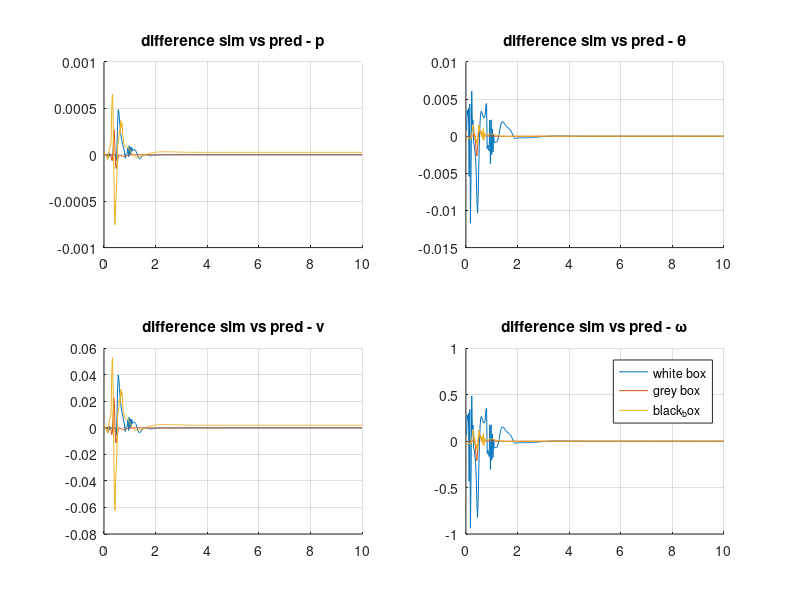

Source code (MATLAB):
close all

%%

load sim_white_box_nom

figure(2);
subplot(221)
hold on
grid on
plot(time(2:end),state_sim(2:end,1)-one_step_pred(:,1));
title('difference sim vs pred - p');
subplot(222)
hold on
grid on
plot(time(2:end),state_sim(2:end,2)-one_step_pred(:,2));
title('difference sim vs pred - \theta');
subplot(223)
hold on
grid on
plot(time(2:end),state_sim(2:end,3)-one_step_pred(:,3));
title('difference sim vs pred - v');
subplot(224)
hold on
grid on
plot(time(2:end),state_sim(2:end,4)-one_step_pred(:,4));
title('difference sim vs pred - \omega');

%%

load sim_cont_grey_box

figure(2);
subplot(221)
hold on
grid on
plot(time(2:end),state_sim(2:end,1)-one_step_pred(:,1));
title('difference sim vs pred - p');
subplot(222)
hold on
grid on
plot(time(2:end),state_sim(2:end,2)-one_step_pred(:,2));
title('difference sim vs pred - \theta');
subplot(223)
hold on
grid on
plot(time(2:end),state_sim(2:end,3)-one_step_pred(:,3));
title('difference sim vs pred - v');
subplot(224)
hold on
grid on
plot(time(2:end),state_sim(2:end,4)-one_step_pred(:,4));
title('difference sim vs pred - \omega');

%%

load sim_cont_black_box

figure(2);
subplot(221)
hold on
grid on
plot(time(2:end),state_sim(2:end,1)-one_step_pred(:,1));
title('difference sim vs pred - p');
subplot(222)
hold on
grid on
plot(time(2:end),state_sim(2:end,2)-one_step_pred(:,2));
title('difference sim vs pred - \theta');
subplot(223)
hold on
grid on
plot(time(2:end),state_sim(2:end,3)-one_step_pred(:,3));
title('difference sim vs pred - v');
subplot(224)
hold on
grid on
plot(time(2:end),state_sim(2:end,4)-one_step_pred(:,4));
title('difference sim vs pred - \omega');

%%

legend('white box','grey box', 'black_box')